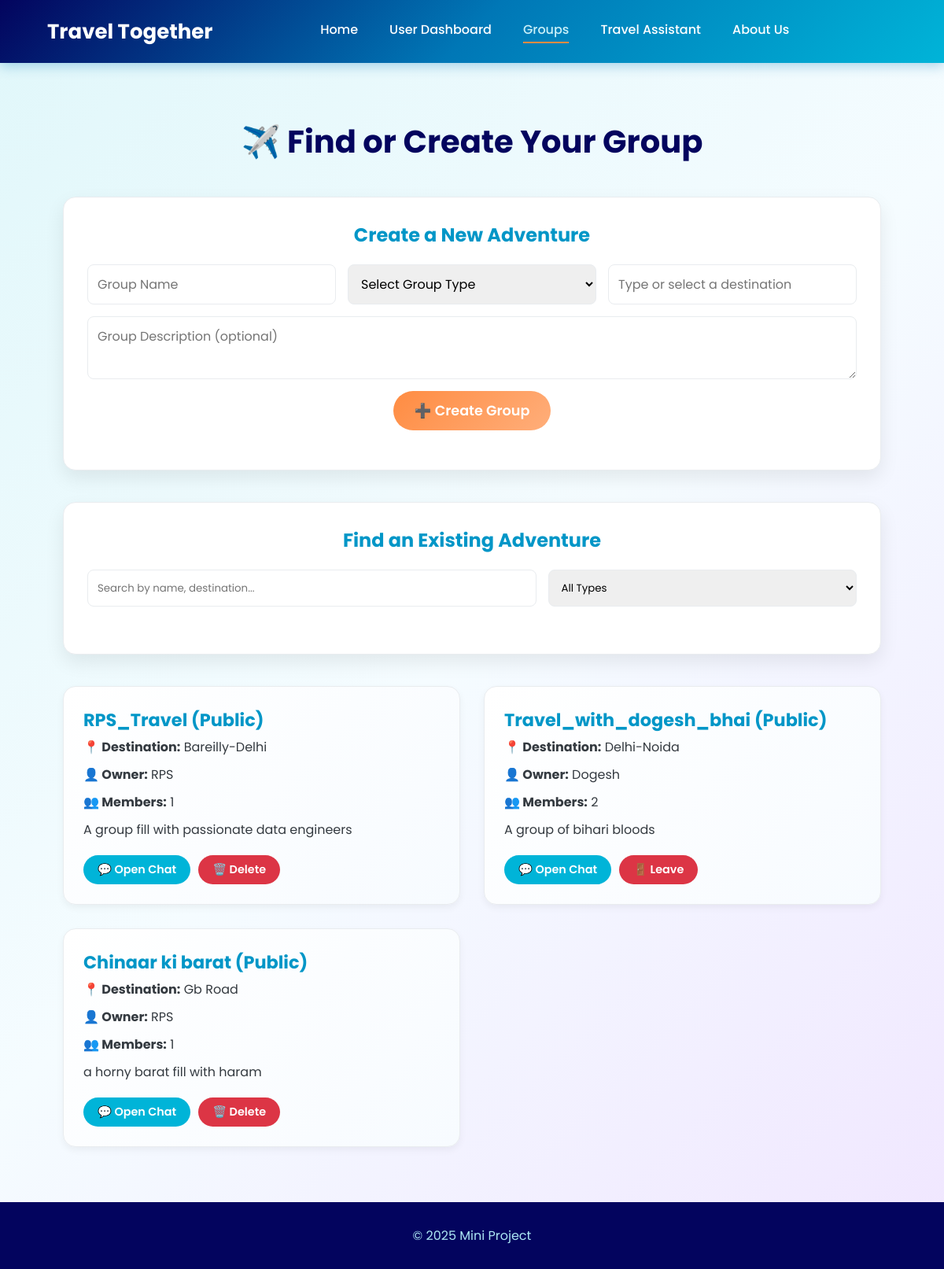
The page /groups (signed in) on the database as committed earlier.
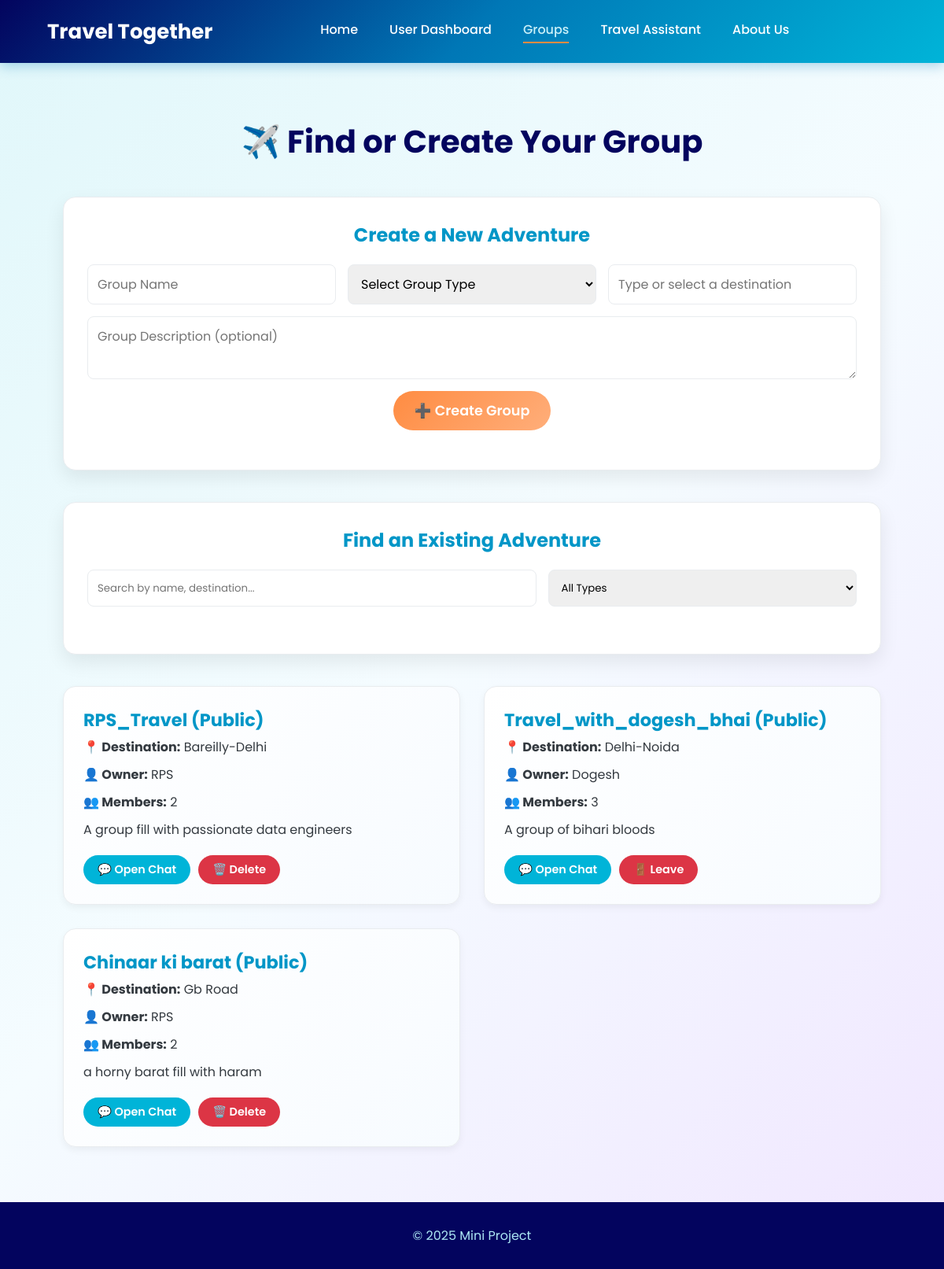
The same page on the database as committed later.
### tables this page shows
CREATE TABLE Groups (
        group_id TEXT PRIMARY KEY,
        group_name TEXT NOT NULL,
        group_description TEXT,
        group_type TEXT NOT NULL CHECK(group_type IN ('Public', 'Private')),
        owner_id TEXT NOT NULL,
        destination_id TEXT,
        member_count INTEGER DEFAULT 1,
        max_members INTEGER DEFAULT 50,
        created_at TEXT DEFAULT CURRENT_TIMESTAMP,
        FOREIGN KEY (owner_id) REFERENCES Users (userid) ON DELETE CASCADE,
        FOREIGN KEY (destination_id) REFERENCES Destinations (destination_id) ON DELETE SET NULL
    );

CREATE TABLE Destinations (
        destination_id TEXT PRIMARY KEY,
        destination_name TEXT UNIQUE NOT NULL,
        country TEXT NOT NULL
    );

CREATE TABLE Users (
        userid TEXT PRIMARY KEY,
        username TEXT UNIQUE NOT NULL,
        password TEXT NOT NULL,
        email TEXT UNIQUE NOT NULL,
        phone_no TEXT UNIQUE,
        gender TEXT CHECK(gender IN ('Male', 'Female', 'Other')),
        marital_status TEXT CHECK(marital_status IN ('Single', 'Married', 'Divorced', 'Widowed')),
        bio TEXT,
        created_at TEXT DEFAULT CURRENT_TIMESTAMP
    );

### app.py (the view, shortened to what this page needs)
@app.route('/groups', methods=["GET", "POST"])
def groups():
    conn, user = validate_user_session()
    if not user:
        return redirect("/auth")
    destinations = database.get_all_destinations()
    groups_list = conn.execute("""
        SELECT g.*, u.username as owner_name, d.destination_name,
               (SELECT 1 FROM GroupMembers gm WHERE gm.group_id = g.group_id AND gm.user_id = ?) as is_member
        FROM Groups g
        JOIN Users u ON g.owner_id = u.userid
        LEFT JOIN Destinations d ON g.destination_id = d.destination_id
    """, (user['userid'],)).fetchall()
    conn.close()
    return render_template('groups.html', groups=groups_list, user=user, destinations=destinations)

### app.py (called while the page is built)
def validate_user_session():
    username = session.get("username")
    if not username:
        return None, None  # No user in session
    conn = database.get_db_connection()
    user = conn.execute("SELECT * FROM Users WHERE username=?", (username,)).fetchone()
    if not user:
        session.pop("username", None)
        flash("Your session was invalid. Please log in again.", "warning")
        conn.close()
        return None, None
    return conn, user

### database.py (called while the page is built)
def get_db_connection():
    conn = sqlite3.connect('travel_together.db')
    conn.row_factory = sqlite3.Row
    conn.execute("PRAGMA foreign_keys = ON;")
    return conn

def get_all_destinations():
    conn = get_db_connection()
    destinations = conn.execute("SELECT * FROM Destinations ORDER BY destination_name ASC").fetchall()
    conn.close()
    return destinations

### templates/groups.html (shortened to what this page needs)
<!DOCTYPE html>
<html lang="en">
<head>
    <link rel="stylesheet" href="/static/style.css">
</head>
<body>
    <header class="navbar">
        <div class="logo">
            <p>Travel Together</p>
        </div>
        <nav class="nav-links" id="nav-links">
            <a href="/home">Home</a>
            <a href="/user">User Dashboard</a>
            <a href="/groups" class="active">Groups</a>
            <a href="/travel">Travel Assistant</a>
            <a href="/about">About Us</a>
        </nav>
    </header>
    <main>
        <div class="groups-container">
            <h2>✈️ Find or Create Your Group</h2>
            <div class="dashboard-card" style="margin-bottom: 40px;">
                <h3 style="text-align: center; margin-bottom: 20px; font-size: 1.5rem; color: var(--primary-color);">Create a New Adventure</h3>
                <form method="POST" action="/groups" class="group-form">
                    <input type="text" name="group_name" placeholder="Group Name" required>
                    <select name="group_type" required>
                        <option value="" disabled selected>Select Group Type</option>
                    </select>
                    <input list="destinations-list" name="destination_name" placeholder="Type or select a destination" required autocomplete="off">
                    <textarea name="group_description" placeholder="Group Description (optional)"></textarea>
                    <button type="submit">➕ Create Group</button>
                </form>
            </div>
            <div class="dashboard-card" style="margin-bottom: 40px;">
                <h3 style="text-align: center; margin-bottom: 20px; font-size: 1.5rem; color: var(--primary-color);">Find an Existing Adventure</h3>
                <div class="filters-container">
                    <input type="search" id="group-search" placeholder="Search by name, destination..." autocomplete="off">
                    <select id="group-type-filter">
                        <option value="All">All Types</option>
                    </select>
                </div>
            </div>
            {% if groups %}
                <ul class="group-list">
                    {% for group in groups %}
                        <li class="group-item">
                            <h3>{{ group['group_name'] }} <span class="type">({{ group['group_type'] }})</span></h3>
                            <p><strong>📍 Destination:</strong> {{ group['destination_name'] or 'Not specified' }}</p>
                            <p><strong>👤 Owner:</strong> {{ group['owner_name'] }}</p>
                            <p><strong>👥 Members:</strong> {{ group['member_count'] }}</p>
                            <p class="desc">{{ group['group_description'] or "No description" }}</p>
                            <div class="group-actions">
                                {% if group['is_member'] %}
                                    <a href="/groups/chat/{{ group['group_id'] }}" class="btn chat-btn">💬 Open Chat</a>
                                {% endif %}
                                {% if group['is_member'] %}
                                    {% if user['userid'] == group['owner_id'] %}
                                        <a href="/groups/delete/{{ group['group_id'] }}" class="btn delete-btn" onclick="return confirm('Are you sure you want to PERMANENTLY delete this group?');">🗑️ Delete</a>
                                    {% else %}
                                        <a href="/groups/leave/{{ group['group_id'] }}" class="btn delete-btn">🚪 Leave</a>
                                    {% endif %}
                                {% else %}
                                    <a href="/groups/join/{{ group['group_id'] }}" class="btn join-btn">👉 Join</a>
                                {% endif %}
                            </div>
                        </li>
                    {% endfor %}
                </ul>
            {% else %}
                <div class="no-group-info">
                     <h3>No groups available yet.</h3>
                     <p>Be the first to create one and start a new journey!</p>
                </div>
            {% endif %}
        </div>
    </main>
    <footer>
        <p>© 2025 Mini Project</p>
    </footer>
</body>
</html>

### static/style.css (style rules this page uses)
:root { --primary-color: #0096c7; --secondary-color: #00b4d8; --dark-blue: #03045e; --accent-color: #ff8c42; --card-bg: #ffffff; --light-gray: #e9ecef; --text-color: #343a40; --border-radius: 16px; --shadow: 0 8px 25px rgba(0, 0, 0, 0.1); }
* { margin: 0; padding: 0; box-sizing: border-box; font-family: 'Poppins', sans-serif; }
body { display: flex; flex-direction: column; min-height: 100vh; color: var(--text-color); background-color: #e9f5f9; background-image: linear-gradient(135deg, #e0f7fa 0%, #f5fcff 50%, #f0e6ff 100%); }
main { flex-grow: 1; }
.navbar { display: flex; justify-content: space-between; align-items: center; width: 100%; padding: 0 5%; height: 80px; background: linear-gradient(135deg, #03045e, #0077b6, #00b4d8); color: white; box-shadow: 0 4px 15px rgba(0, 119, 182, 0.3); position: relative; z-index: 1000; }
.logo { font-size: 26px; font-weight: 700; }
.nav-links { display: flex; gap: 40px; align-items: center; }
.nav-links a { color: white; text-decoration: none; font-size: 16px; font-weight: 500; padding-bottom: 5px; position: relative; transition: color 0.3s; }
.nav-links a::after { content: ''; position: absolute; bottom: 0; left: 0; width: 0; height: 2px; background-color: var(--accent-color); transition: width 0.3s ease-out; }
.nav-links a:hover, .nav-links a.active { color: #caf0f8; }
.nav-links a:hover::after, .nav-links a.active::after { width: 100%; }
.btn { display: inline-flex; align-items: center; gap: 8px; padding: 8px 18px; border-radius: 50px; font-weight: 600; font-size: 0.9rem; text-decoration: none; border: none; cursor: pointer; transition: all 0.3s ease; }
.delete-btn { background: #dc3545; color: white; }
.chat-btn { background: var(--secondary-color); color: white; }
footer { background-color: var(--dark-blue); color: #ade8f4; text-align: center; padding: 30px; margin-top: auto; }
.dashboard-container, .groups-container { width: 90%; max-width: 1200px; margin: 50px auto; padding: 20px; }
.dashboard-container h2, .groups-container h2 { text-align: center; margin-bottom: 40px; color: var(--dark-blue); font-size: 2.5rem; }
.dashboard-card { background: var(--card-bg); border-radius: var(--border-radius); padding: 30px; box-shadow: 0 10px 25px rgba(0,0,0,0.08); border: 1px solid var(--light-gray); height: 100%; }
.group-form { display: grid; grid-template-columns: repeat(auto-fit, minmax(250px, 1fr)); gap: 15px; margin-bottom: 20px; }
.group-form input, .group-form select, .group-form textarea { padding: 12px; border: 1px solid var(--light-gray); border-radius: 8px; font-size: 1rem; }
.group-form textarea { grid-column: 1 / -1; min-height: 80px; resize: vertical; }
.group-form button { grid-column: 1 / -1; justify-self: center; width: 200px; padding: 12px 20px; background: linear-gradient(135deg, var(--accent-color), #ffae7a); color: white; border: none; border-radius: 50px; cursor: pointer; font-size: 1.1rem; font-weight: 600; transition: all 0.3s; }
.filters-container { display: flex; gap: 15px; margin-bottom: 30px; }
.filters-container input, .filters-container select { padding: 12px; border-radius: 8px; border: 1px solid var(--light-gray); flex-grow: 1; }
.group-list { list-style: none; padding: 0; display: grid; grid-template-columns: repeat(auto-fit, minmax(350px, 1fr)); gap: 30px; }
.group-item { background: linear-gradient(135deg, #ffffff, #f7fbff); padding: 25px; border-radius: var(--border-radius); border: 1px solid var(--light-gray); box-shadow: 0 4px 10px rgba(0,0,0,0.05); transition: transform 0.3s ease, box-shadow 0.3s ease; display: flex; flex-direction: column; }
.group-item h3 { font-size: 1.4rem; color: var(--primary-color); }
.group-item p { margin: 5px 0; }
.group-item .desc { flex-grow: 1; margin-bottom: 20px; }
.group-actions { display: flex; gap: 10px; margin-top: auto; }

Rows that differ between the two databases and show on the page:
changed Groups "RPS_Travel": member_count "1" → "2"
changed Groups "Travel_with_dogesh_bhai": member_count "2" → "3"
changed Groups "Chinaar ki barat": member_count "1" → "2"
